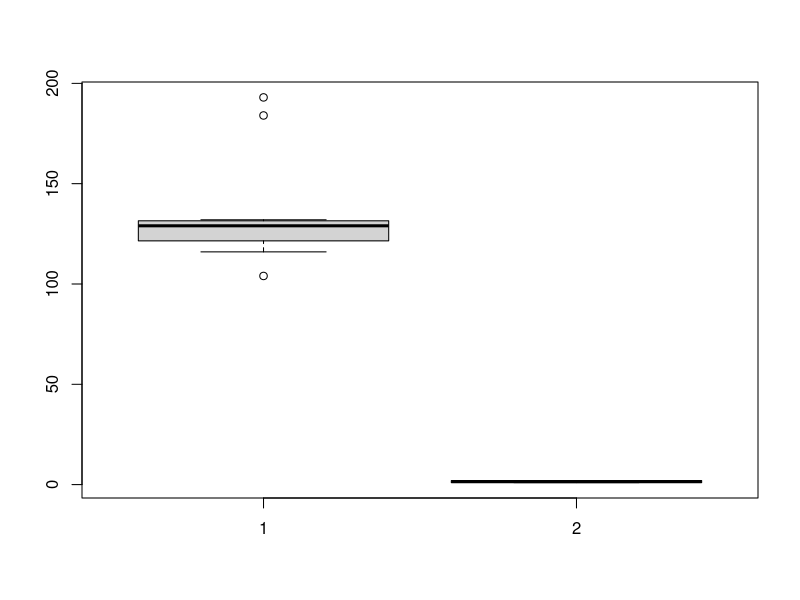
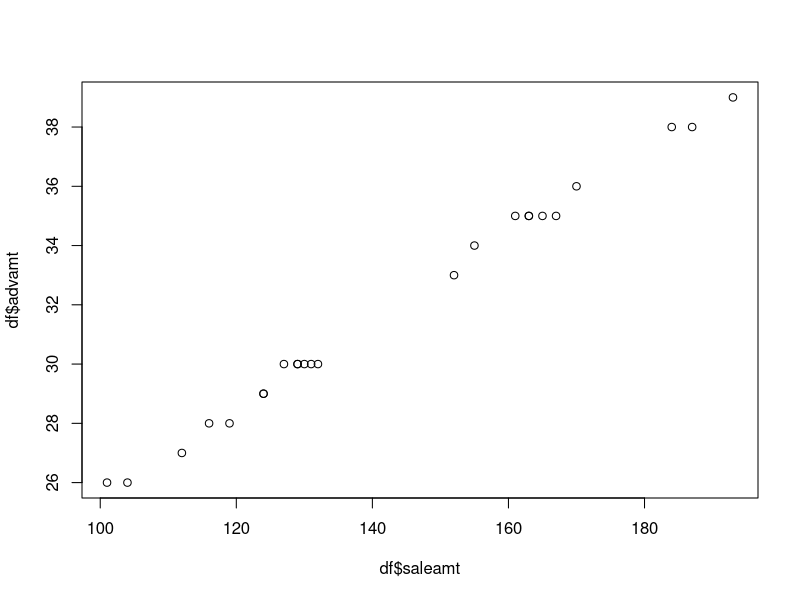
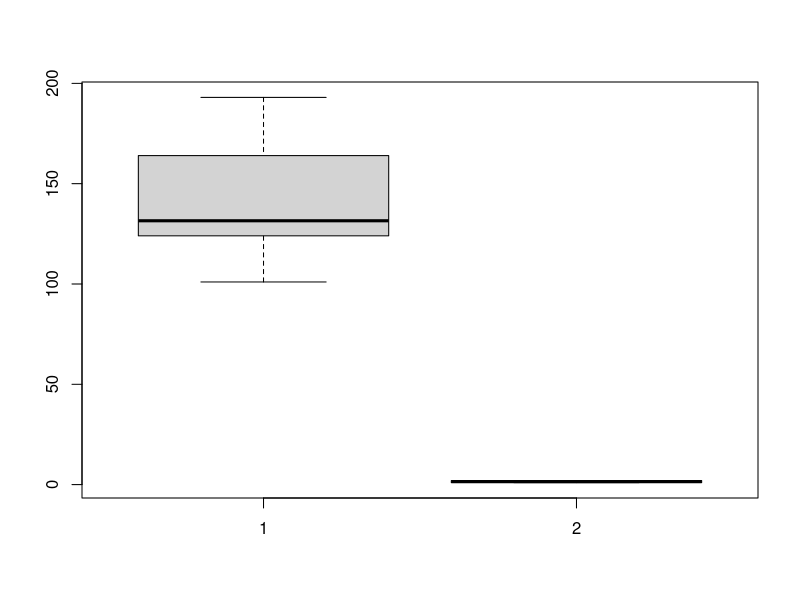

These figures' R source, in order:
#Q1
saledate = rep(c("2016-01-01","2016-02-01","2016-03-01","2016-04-01","2016-05-01","2016-06-01"),4)
dept = c(rep('Dept1',6),rep('Dept2',6),rep('Dept1',6),rep('Dept2',6))
city = c(rep('Delhi',12),rep('Noida',12))
set.seed(1234)
saleamt = ceiling(runif(24,100,200))
set.seed(1234)
advamt = ceiling(runif(24,25,40))
df = data.frame(saledate,dept,city,saleamt,advamt,stringsAsFactors = F)
str(df)
df$dept = as.factor(df$dept)
levels(df$dept) = c("Dept2","Dept1")
df$city = as.factor(df$city)
str(df)
#Manipulation
t1 = xtabs(saleamt~dept+city,df)
t1
xtabs(saleamt~city,df)
addmargins(t1,c(2,1,1),FUN=list(sum,sd,mean))
prop.table(t1)
head(df)
df
df2 = df[df$city=='Noida',c('dept','saleamt','advamt')]
df2
df2[order(df2$saleamt,-df2$advamt),]
with(df2,boxplot(saleamt,dept))
within(df2,profit<-saleamt-advamt)
library(reshape2)
melt(df2,variable.name = "amttype",value.name="amt")
sweep(as.matrix(df2[,c(2,3)]),2,1,FUN='+')
#Descriptive Stats
plot(df$saleamt,df$advamt)
cor(df$saleamt,df$advamt)#0.9978086
#graph
boxplot(df$saleamt,df$dept)

